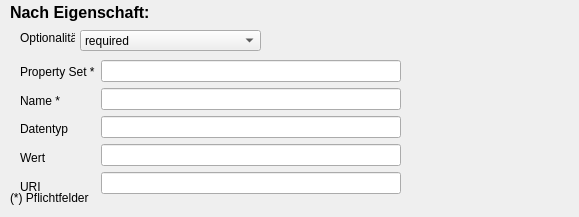
<?xml version="1.0" encoding="UTF-8"?>
<ui version="4.0">
 <class>FilterPropertyWindow</class>
 <widget class="QMainWindow" name="FilterPropertyWindow">
  <property name="geometry">
   <rect>
    <x>0</x>
    <y>0</y>
    <width>579</width>
    <height>217</height>
   </rect>
  </property>
  <property name="windowTitle">
   <string>MainWindow</string>
  </property>
  <widget class="QWidget" name="centralwidget">
   <widget class="QLabel" name="lbl_editing_title">
    <property name="geometry">
     <rect>
      <x>10</x>
      <y>0</y>
      <width>241</width>
      <height>24</height>
     </rect>
    </property>
    <property name="font">
     <font>
      <family>Arial</family>
      <pointsize>12</pointsize>
      <weight>75</weight>
      <bold>true</bold>
     </font>
    </property>
    <property name="text">
     <string>Nach Eigenschaft:</string>
    </property>
   </widget>
   <widget class="QLabel" name="label_3">
    <property name="geometry">
     <rect>
      <x>10</x>
      <y>188</y>
      <width>91</width>
      <height>19</height>
     </rect>
    </property>
    <property name="text">
     <string>(*) Pflichtfelder</string>
    </property>
   </widget>
   <widget class="QWidget" name="layoutWidget">
    <property name="geometry">
     <rect>
      <x>20</x>
      <y>60</y>
      <width>381</width>
      <height>138</height>
     </rect>
    </property>
    <layout class="QHBoxLayout" name="horizontalLayout">
     <item>
      <layout class="QVBoxLayout" name="verticalLayout">
       <item>
        <widget class="QLabel" name="lbl_pset">
         <property name="text">
          <string>Property Set *</string>
         </property>
        </widget>
       </item>
       <item>
        <widget class="QLabel" name="lbl_name">
         <property name="text">
          <string>Name *</string>
         </property>
        </widget>
       </item>
       <item>
        <widget class="QLabel" name="lbl_data_type">
         <property name="text">
          <string>Datentyp</string>
         </property>
        </widget>
       </item>
       <item>
        <widget class="QLabel" name="lbl_value">
         <property name="text">
          <string>Wert</string>
         </property>
        </widget>
       </item>
       <item>
        <widget class="QLabel" name="lbl_uri">
         <property name="text">
          <string>URI</string>
         </property>
        </widget>
       </item>
      </layout>
     </item>
     <item>
      <layout class="QVBoxLayout" name="verticalLayout_2">
       <item>
        <widget class="QLineEdit" name="txt_pset"/>
       </item>
       <item>
        <widget class="QLineEdit" name="txt_name"/>
       </item>
       <item>
        <widget class="CustomLineEdit" name="txt_data_type"/>
       </item>
       <item>
        <widget class="QLineEdit" name="txt_value"/>
       </item>
       <item>
        <widget class="QLineEdit" name="txt_uri"/>
       </item>
      </layout>
     </item>
    </layout>
   </widget>
   <widget class="QComboBox" name="combo_optionality">
    <property name="geometry">
     <rect>
      <x>80</x>
      <y>30</y>
      <width>181</width>
      <height>21</height>
     </rect>
    </property>
    <item>
     <property name="text">
      <string>required</string>
     </property>
    </item>
    <item>
     <property name="text">
      <string>optional</string>
     </property>
    </item>
    <item>
     <property name="text">
      <string>prohibited</string>
     </property>
    </item>
   </widget>
   <widget class="QLabel" name="lbl_optionality">
    <property name="geometry">
     <rect>
      <x>20</x>
      <y>30</y>
      <width>55</width>
      <height>16</height>
     </rect>
    </property>
    <property name="text">
     <string>Optionalität:</string>
    </property>
   </widget>
  </widget>
 </widget>
 <customwidgets>
  <customwidget>
   <class>CustomLineEdit</class>
   <extends>QLineEdit</extends>
   <header>myWidgets.h</header>
  </customwidget>
 </customwidgets>
 <resources/>
 <connections/>
</ui>
